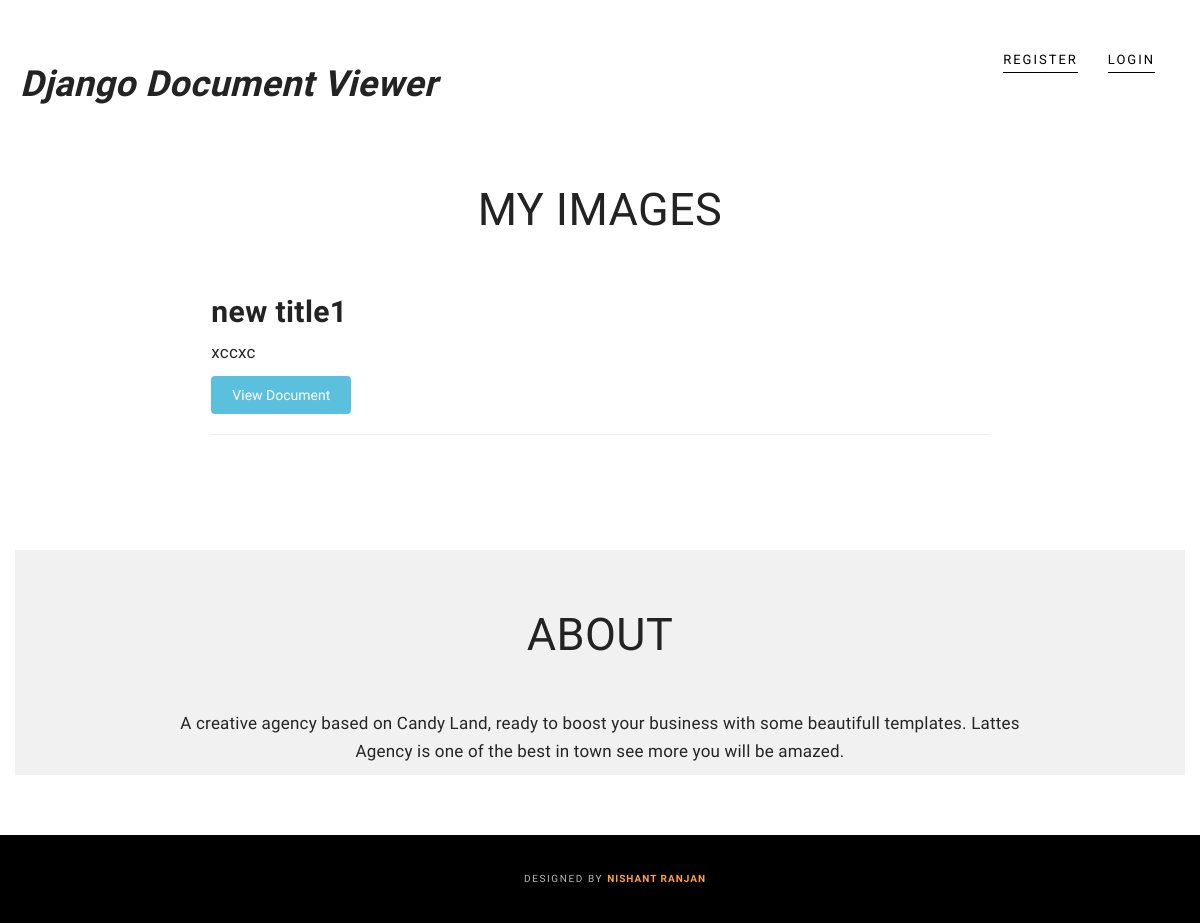
Before: / with the older database file.
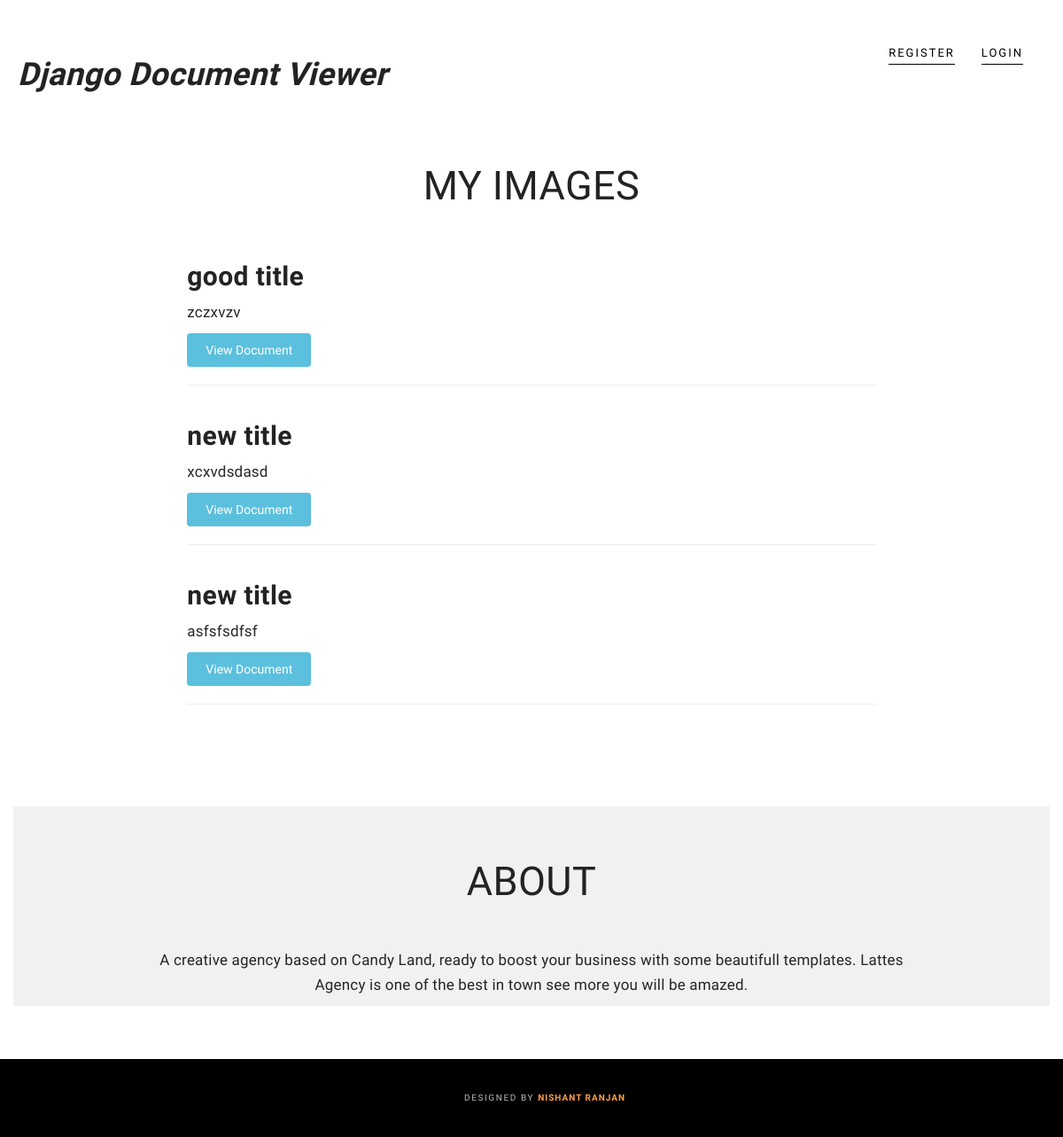
After: the same page with the newer database file.
### documents/models.py (models this page shows, shortened)
class Document(models.Model):
	uploaded_by	= models.ForeignKey(User)
	title 		= models.CharField(max_length=120, null=False, blank=False)
	description = models.TextField(null=True, blank=True)
	doc_url 	= models.TextField(null=True, blank=True)
	timestamp	= models.DateTimeField(auto_now_add=True)
	updated		= models.DateTimeField(auto_now=True)
	slug 		= models.SlugField(null=True, blank=True)

class DocumentUpload(models.Model):
	document_id		= models.IntegerField(default=0)
	name			= models.CharField(max_length=120, null=True, blank=True)
	document_url 	= models.FileField(null=True, blank=True)

### documents/views.py (the view)
# urls.py: url(r'^$', display_documents, name='view'),
def display_documents(request):
	template_name = 'documents/display_documents.html'
	queryset1 = Document.objects.all().order_by('-pk')
	queryset2 = DocumentUpload.objects.all()
	cdn = CDN_DOMAIN
	context = {"object_list": queryset1, "document_list":queryset2, "cdn":cdn}
	return render(request, template_name, context)

### documents/templates/documents/display_documents.html
{% extends "base.html" %}
{% load staticfiles %}
{% block content %}
	<section>
		<div class="container">
		<div class="row">
			<div class="col-lg-12 text-center">
				<div class="section-title">
					<h2>My Images</h2>
				</div>
			</div>
		</div>
		{% for obj in object_list %}
				<div class="row row-0-gutter">
					<div class="col-md-8 col-md-offset-2 col-0-gutter">
						<h2><strong>{{ obj.title }}</strong></h2>
						<p>{{ obj.description }}</p>
						{% for doc in document_list %}
						{% if doc.document_id == obj.id %}
						<a href="/viewerjs/index.html#{{ cdn }}/media/{{ doc.document_url }}" target="_blank">
							<button class="btn btn-info">View Document</button>
						</a> &nbsp;
						{% endif %}
						{% endfor %}
						<hr>
					</div>
				</div>
			{% endfor %}
		</div>
	</section>
	<section id="about" class="mz-module">
		<div class="container light-bg">
			<div class="row">
				<div class="col-lg-12 text-center">
					<div class="section-title">
						<h2>ABOUT</h2>
					</div>
				</div>
				<div class="col-md-10 col-md-offset-1 text-center">
					<div class="mz-about-container">
						<p>A creative agency based on Candy Land, ready to boost your business with some beautifull templates. Lattes Agency is one of the best in town see more you will be amazed.</p>
					</div>
				</div>
			</div>
		</div>
	</section>
{% endblock content %}

Changed rows visible on the page:
removed Document: title "new title1", description "xccxc"
added Document: title "good title", description "zczxvzv"
added Document: title "new title", description "xcxvdsdasd"
added Document: title "new title", description "asfsfsdfsf"
